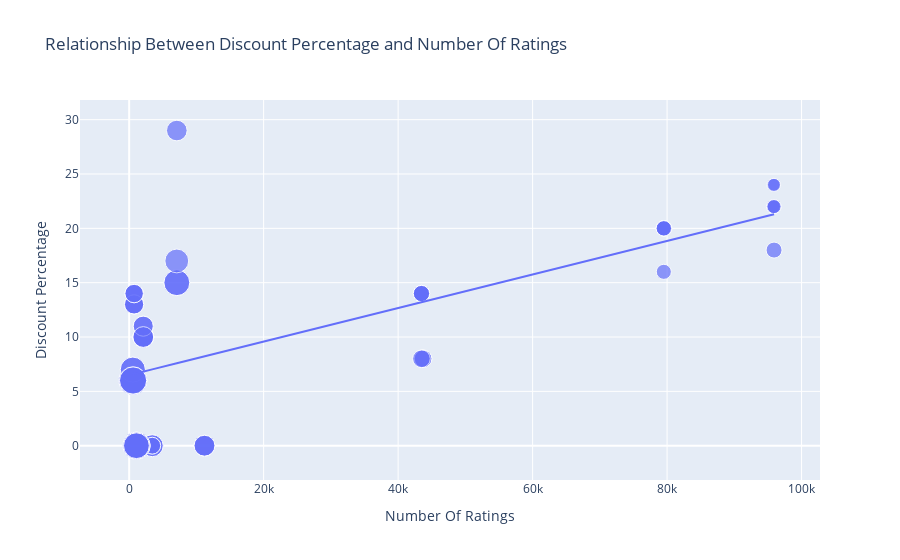

The cell this chart's notebook holds for it:
### Code cell
figure = px.scatter(data_frame = data , x = "Number Of Ratings", y = "Discount Percentage",
                    trendline = "ols",size = "Sale Price", 
                    title = "Relationship Between Discount Percentage and Number Of Ratings"
                   )
figure.update_layout(
    height = 600)
figure.show()

### Figure 1 — Plotly figure (JSON) as saved in the notebook; plotly's stock layout.template omitted (floating-point values rounded to 4 significant figures)
{"data": [{"hovertemplate": "Number Of Ratings=%{x}<br>Discount Percentage=%{y}<br>Sale Price=%{marker.size}<extra></extra>", "legendgroup": "", "marker": {"color": "#636efa", "size": [49900, 84900, 84900, 77000, 77000, 49900, 49900, 77000, 89900, 41999, 39999, 41999, 41999, 41999, 131900, 117100, 131900, 117100, 74999, 117900, 117100, 117900, 99900, 44999, 140900, 130900, 64900, 120900, 59900, 75900, 110900, 130900, 120900, 64900, 64900, 75900, 75900, 120900, 59900, 120900, 75900, 140900, 70900, 70900, 75900, 59900, 110900, 120900, 130900, 130900, 54999, 54999, 29999, 34999, 34999, 34999, 54999, 29999, 46999, 46999, 46999, 46999], "sizemode": "area", "sizeref": 352.2, "symbol": "circle"}, "mode": "markers", "name": "", "orientation": "v", "showlegend": false, "type": "scatter", "x": [3431, 3431, 3431, 11202, 11202, 3431, 3431, 11202, 1454, 79512, 79512, 79582, 79512, 79512, 1078, 1078, 1078, 1078, 7088, 7088, 1078, 7088, 7081, 95909, 542, 580, 740, 545, 740, 2101, 545, 580, 580, 730, 730, 2101, 2101, 580, 740, 580, 2092, 545, 2101, 2092, 2101, 740, 545, 580, 580, 580, 43707, 43707, 95807, 95909, 95807, 95909, 43470, 95909, 43470, 43470, 43470, 43470], "xaxis": "x", "y": [0, 0, 0, 0, 0, 0, 0, 0, 0, 20, 16, 20, 20, 20, 0, 0, 0, 0, 29, 15, 0, 15, 17, 18, 6, 6, 13, 6, 14, 10, 7, 6, 6, 13, 13, 10, 10, 6, 14, 6, 10, 6, 11, 11, 10, 14, 7, 6, 6, 6, 8, 8, 24, 22, 22, 22, 8, 24, 14, 14, 14, 14], "yaxis": "y"}, {"hovertemplate": "<b>OLS trendline</b><br>Discount Percentage = 0.000154292 * Number Of Ratings + 6.49233<br>R<sup>2</sup>=0.468988<br><br>Number Of Ratings=%{x}<br>Discount Percentage=%{y} <b>(trend)</b><extra></extra>", "legendgroup": "", "marker": {"color": "#636efa", "symbol": "circle"}, "mode": "lines", "name": "", "showlegend": false, "type": "scatter", "x": [542, 545, 545, 545, 545, 580, 580, 580, 580, 580, 580, 580, 580, 730, 730, 740, 740, 740, 740, 1078, 1078, 1078, 1078, 1078, 1454, 2092, 2092, 2101, 2101, 2101, 2101, 2101, 3431, 3431, 3431, 3431, 3431, 7081, 7088, 7088, 7088, 11202, 11202, 11202, 43470, 43470, 43470, 43470, 43470, 43707, 43707, 79512, 79512, 79512, 79512, 79582, 95807, 95807, 95909, 95909, 95909, 95909], "xaxis": "x", "y": [6.576, 6.576, 6.576, 6.576, 6.576, 6.582, 6.582, 6.582, 6.582, 6.582, 6.582, 6.582, 6.582, 6.605, 6.605, 6.607, 6.607, 6.607, 6.607, 6.659, 6.659, 6.659, 6.659, 6.659, 6.717, 6.815, 6.815, 6.816, 6.816, 6.816, 6.816, 6.816, 7.022, 7.022, 7.022, 7.022, 7.022, 7.585, 7.586, 7.586, 7.586, 8.221, 8.221, 8.221, 13.2, 13.2, 13.2, 13.2, 13.2, 13.24, 13.24, 18.76, 18.76, 18.76, 18.76, 18.77, 21.27, 21.27, 21.29, 21.29, 21.29, 21.29], "yaxis": "y"}], "layout": {"autosize": true, "legend": {"itemsizing": "constant", "tracegroupgap": 0}, "title": {"text": "Relationship Between Discount Percentage and Number Of Ratings"}, "xaxis": {"anchor": "y", "autorange": true, "domain": [0, 1], "range": [-8610.0, 103500.0], "title": {"text": "Number Of Ratings"}, "type": "linear"}, "yaxis": {"anchor": "x", "autorange": true, "domain": [0, 1], "range": [-5.213, 33.41], "title": {"text": "Discount Percentage"}, "type": "linear"}}}
